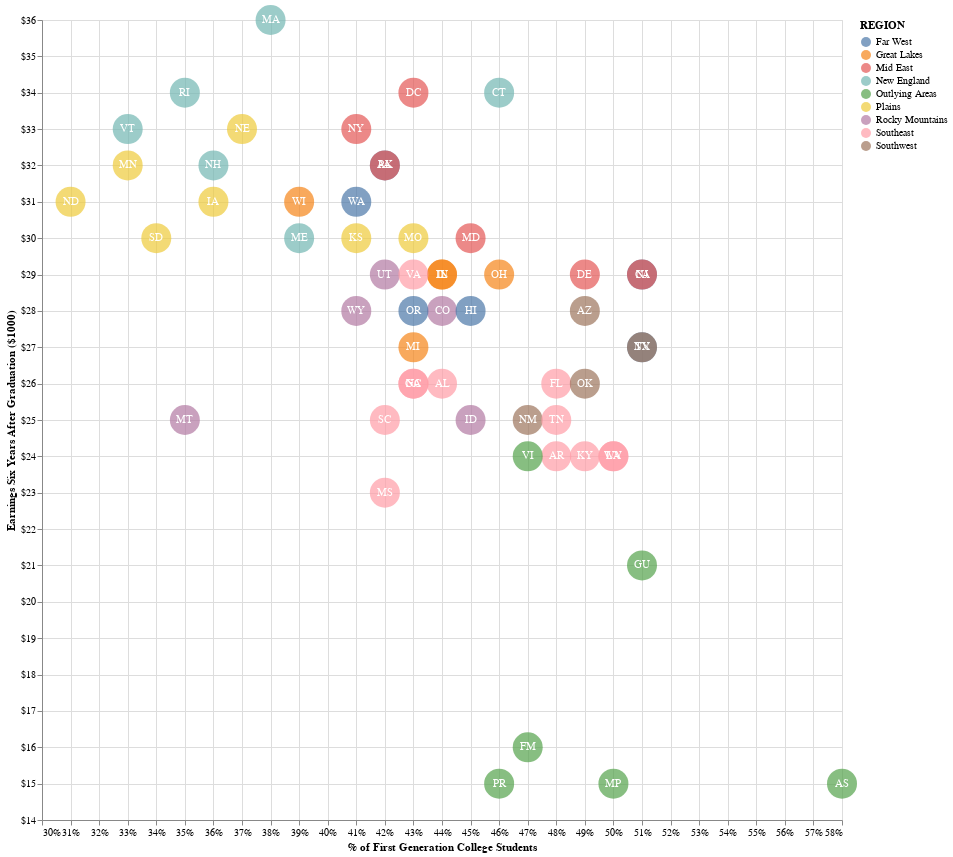

The code cell stored with this chart in its notebook:
### Code cell
scatter = alt.Chart(grouped).mark_circle(size=900).encode(
    x=alt.X('PAR_ED_PCT_1STGEN:Q', scale=alt.Scale(zero=False), axis=alt.Axis(format='%', title='% of First Generation College Students')),
    y=alt.Y('MD_EARN_WNE_P6:Q', scale=alt.Scale(zero=False), axis=alt.Axis(format='$', title='Earnings Six Years After Graduation ($1000)')),
    color='REGION',
    tooltip=['STABBR', 'PAR_ED_PCT_1STGEN', 'MD_EARN_WNE_P6']
)

scatter = scatter.properties(
    width=800,
    height=800
)

text = scatter.mark_text(
    align='center',
    baseline='middle',
).encode(
    text='STABBR:N',
    color=alt.value('white')
)

#scatter = scatter.interactive()

scatter + text

### Figure 1 — Vega-Lite specification as saved in the notebook (floating-point values rounded to 4 significant figures)
{"config": {"view": {"continuousWidth": 400, "continuousHeight": 300}}, "layer": [{"mark": {"type": "circle", "size": 900}, "encoding": {"color": {"type": "nominal", "field": "REGION"}, "tooltip": [{"type": "nominal", "field": "STABBR"}, {"type": "quantitative", "field": "PAR_ED_PCT_1STGEN"}, {"type": "quantitative", "field": "MD_EARN_WNE_P6"}], "x": {"type": "quantitative", "axis": {"format": "%", "title": "% of First Generation College Students"}, "field": "PAR_ED_PCT_1STGEN", "scale": {"zero": false}}, "y": {"type": "quantitative", "axis": {"format": "$", "title": "Earnings Six Years After Graduation ($1000)"}, "field": "MD_EARN_WNE_P6", "scale": {"zero": false}}}, "height": 800, "width": 800}, {"mark": {"type": "text", "align": "center", "baseline": "middle"}, "encoding": {"color": {"value": "white"}, "text": {"type": "nominal", "field": "STABBR"}, "tooltip": [{"type": "nominal", "field": "STABBR"}, {"type": "quantitative", "field": "PAR_ED_PCT_1STGEN"}, {"type": "quantitative", "field": "MD_EARN_WNE_P6"}], "x": {"type": "quantitative", "axis": {"format": "%", "title": "% of First Generation College Students"}, "field": "PAR_ED_PCT_1STGEN", "scale": {"zero": false}}, "y": {"type": "quantitative", "axis": {"format": "$", "title": "Earnings Six Years After Graduation ($1000)"}, "field": "MD_EARN_WNE_P6", "scale": {"zero": false}}}, "height": 800, "width": 800}], "data": {"name": "data-bdaab29da55a9fd86ae17c238a7fe643"}, "$schema": "https://vega.github.io/schema/vega-lite/v4.0.2.json", "datasets": {"data-bdaab29da55a9fd86ae17c238a7fe643": [{"STABBR": "AK", "PAR_ED_PCT_1STGEN": 0.42, "MD_EARN_WNE_P6": 32.0, "REGION": "Far West"}, {"STABBR": "AL", "PAR_ED_PCT_1STGEN": 0.44, "MD_EARN_WNE_P6": 26.0, "REGION": "Southeast"}, {"STABBR": "AR", "PAR_ED_PCT_1STGEN": 0.48, "MD_EARN_WNE_P6": 24.0, "REGION": "Southeast"}, {"STABBR": "AS", "PAR_ED_PCT_1STGEN": 0.58, "MD_EARN_WNE_P6": 15.0, "REGION": "Outlying Areas"}, {"STABBR": "AZ", "PAR_ED_PCT_1STGEN": 0.49, "MD_EARN_WNE_P6": 28.0, "REGION": "Southwest"}, {"STABBR": "CA", "PAR_ED_PCT_1STGEN": 0.51, "MD_EARN_WNE_P6": 29.0, "REGION": "Far West"}, {"STABBR": "CO", "PAR_ED_PCT_1STGEN": 0.44, "MD_EARN_WNE_P6": 28.0, "REGION": "Rocky Mountains"}, {"STABBR": "CT", "PAR_ED_PCT_1STGEN": 0.46, "MD_EARN_WNE_P6": 34.0, "REGION": "New England"}, {"STABBR": "DC", "PAR_ED_PCT_1STGEN": 0.43, "MD_EARN_WNE_P6": 34.0, "REGION": "Mid East"}, {"STABBR": "DE", "PAR_ED_PCT_1STGEN": 0.49, "MD_EARN_WNE_P6": 29.0, "REGION": "Mid East"}, {"STABBR": "FL", "PAR_ED_PCT_1STGEN": 0.48, "MD_EARN_WNE_P6": 26.0, "REGION": "Southeast"}, {"STABBR": "FM", "PAR_ED_PCT_1STGEN": 0.47, "MD_EARN_WNE_P6": 16.0, "REGION": "Outlying Areas"}, {"STABBR": "GA", "PAR_ED_PCT_1STGEN": 0.43, "MD_EARN_WNE_P6": 26.0, "REGION": "Southeast"}, {"STABBR": "GU", "PAR_ED_PCT_1STGEN": 0.51, "MD_EARN_WNE_P6": 21.0, "REGION": "Outlying Areas"}, {"STABBR": "HI", "PAR_ED_PCT_1STGEN": 0.45, "MD_EARN_WNE_P6": 28.0, "REGION": "Far West"}, {"STABBR": "IA", "PAR_ED_PCT_1STGEN": 0.36, "MD_EARN_WNE_P6": 31.0, "REGION": "Plains"}, {"STABBR": "ID", "PAR_ED_PCT_1STGEN": 0.45, "MD_EARN_WNE_P6": 25.0, "REGION": "Rocky Mountains"}, {"STABBR": "IL", "PAR_ED_PCT_1STGEN": 0.44, "MD_EARN_WNE_P6": 29.0, "REGION": "Great Lakes"}, {"STABBR": "IN", "PAR_ED_PCT_1STGEN": 0.44, "MD_EARN_WNE_P6": 29.0, "REGION": "Great Lakes"}, {"STABBR": "KS", "PAR_ED_PCT_1STGEN": 0.41, "MD_EARN_WNE_P6": 30.0, "REGION": "Plains"}, {"STABBR": "KY", "PAR_ED_PCT_1STGEN": 0.49, "MD_EARN_WNE_P6": 24.0, "REGION": "Southeast"}, {"STABBR": "LA", "PAR_ED_PCT_1STGEN": 0.5, "MD_EARN_WNE_P6": 24.0, "REGION": "Southeast"}, {"STABBR": "MA", "PAR_ED_PCT_1STGEN": 0.38, "MD_EARN_WNE_P6": 36.0, "REGION": "New England"}, {"STABBR": "MD", "PAR_ED_PCT_1STGEN": 0.45, "MD_EARN_WNE_P6": 30.0, "REGION": "Mid East"}, {"STABBR": "ME", "PAR_ED_PCT_1STGEN": 0.39, "MD_EARN_WNE_P6": 30.0, "REGION": "New England"}, {"STABBR": "MI", "PAR_ED_PCT_1STGEN": 0.43, "MD_EARN_WNE_P6": 27.0, "REGION": "Great Lakes"}, {"STABBR": "MN", "PAR_ED_PCT_1STGEN": 0.33, "MD_EARN_WNE_P6": 32.0, "REGION": "Plains"}, {"STABBR": "MO", "PAR_ED_PCT_1STGEN": 0.43, "MD_EARN_WNE_P6": 30.0, "REGION": "Plains"}, {"STABBR": "MP", "PAR_ED_PCT_1STGEN": 0.5, "MD_EARN_WNE_P6": 15.0, "REGION": "Outlying Areas"}, {"STABBR": "MS", "PAR_ED_PCT_1STGEN": 0.42, "MD_EARN_WNE_P6": 23.0, "REGION": "Southeast"}, {"STABBR": "MT", "PAR_ED_PCT_1STGEN": 0.35, "MD_EARN_WNE_P6": 25.0, "REGION": "Rocky Mountains"}, {"STABBR": "NC", "PAR_ED_PCT_1STGEN": 0.43, "MD_EARN_WNE_P6": 26.0, "REGION": "Southeast"}, {"STABBR": "ND", "PAR_ED_PCT_1STGEN": 0.31, "MD_EARN_WNE_P6": 31.0, "REGION": "Plains"}, {"STABBR": "NE", "PAR_ED_PCT_1STGEN": 0.37, "MD_EARN_WNE_P6": 33.0, "REGION": "Plains"}, {"STABBR": "NH", "PAR_ED_PCT_1STGEN": 0.36, "MD_EARN_WNE_P6": 32.0, "REGION": "New England"}, {"STABBR": "NJ", "PAR_ED_PCT_1STGEN": 0.51, "MD_EARN_WNE_P6": 29.0, "REGION": "Mid East"}, {"STABBR": "NM", "PAR_ED_PCT_1STGEN": 0.47, "MD_EARN_WNE_P6": 25.0, "REGION": "Southwest"}, {"STABBR": "NV", "PAR_ED_PCT_1STGEN": 0.51, "MD_EARN_WNE_P6": 27.0, "REGION": "Far West"}, {"STABBR": "NY", "PAR_ED_PCT_1STGEN": 0.41, "MD_EARN_WNE_P6": 33.0, "REGION": "Mid East"}, {"STABBR": "OH", "PAR_ED_PCT_1STGEN": 0.46, "MD_EARN_WNE_P6": 29.0, "REGION": "Great Lakes"}, {"STABBR": "OK", "PAR_ED_PCT_1STGEN": 0.49, "MD_EARN_WNE_P6": 26.0, "REGION": "Southwest"}, {"STABBR": "OR", "PAR_ED_PCT_1STGEN": 0.43, "MD_EARN_WNE_P6": 28.0, "REGION": "Far West"}, {"STABBR": "PA", "PAR_ED_PCT_1STGEN": 0.42, "MD_EARN_WNE_P6": 32.0, "REGION": "Mid East"}, {"STABBR": "PR", "PAR_ED_PCT_1STGEN": 0.46, "MD_EARN_WNE_P6": 15.0, "REGION": "Outlying Areas"}, {"STABBR": "RI", "PAR_ED_PCT_1STGEN": 0.35, "MD_EARN_WNE_P6": 34.0, "REGION": "New England"}, {"STABBR": "SC", "PAR_ED_PCT_1STGEN": 0.42, "MD_EARN_WNE_P6": 25.0, "REGION": "Southeast"}, {"STABBR": "SD", "PAR_ED_PCT_1STGEN": 0.34, "MD_EARN_WNE_P6": 30.0, "REGION": "Plains"}, {"STABBR": "TN", "PAR_ED_PCT_1STGEN": 0.48, "MD_EARN_WNE_P6": 25.0, "REGION": "Southeast"}, {"STABBR": "TX", "PAR_ED_PCT_1STGEN": 0.51, "MD_EARN_WNE_P6": 27.0, "REGION": "Southwest"}, {"STABBR": "UT", "PAR_ED_PCT_1STGEN": 0.42, "MD_EARN_WNE_P6": 29.0, "REGION": "Rocky Mountains"}, {"STABBR": "VA", "PAR_ED_PCT_1STGEN": 0.43, "MD_EARN_WNE_P6": 29.0, "REGION": "Southeast"}, {"STABBR": "VI", "PAR_ED_PCT_1STGEN": 0.47, "MD_EARN_WNE_P6": 24.0, "REGION": "Outlying Areas"}, {"STABBR": "VT", "PAR_ED_PCT_1STGEN": 0.33, "MD_EARN_WNE_P6": 33.0, "REGION": "New England"}, {"STABBR": "WA", "PAR_ED_PCT_1STGEN": 0.41, "MD_EARN_WNE_P6": 31.0, "REGION": "Far West"}, {"STABBR": "WI", "PAR_ED_PCT_1STGEN": 0.39, "MD_EARN_WNE_P6": 31.0, "REGION": "Great Lakes"}, {"STABBR": "WV", "PAR_ED_PCT_1STGEN": 0.5, "MD_EARN_WNE_P6": 24.0, "REGION": "Southeast"}, {"STABBR": "WY", "PAR_ED_PCT_1STGEN": 0.41, "MD_EARN_WNE_P6": 28.0, "REGION": "Rocky Mountains"}]}}
